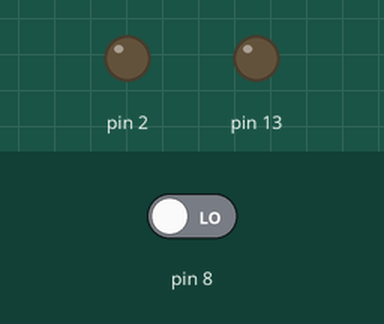
This sketch was run on a simulated Arduino Uno, built with avr-gcc and run on an emulated ATmega328P. Parts: output pins drawn as LEDs (lit = HIGH). The test bench sets the inputs (shaded band); at power-on: pin 8 LOW.

Above: at 1.2 s.
1.3 s: pin 8 driven HIGH
At 2.2 s:
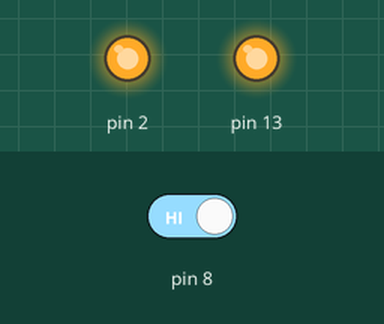
Timing chart, 0 to 4.3 s (numbered marks = the images above; inputs shaded):
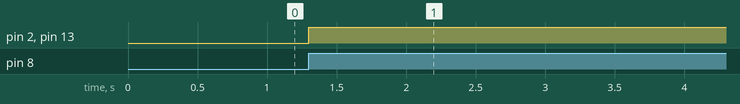

The sketch:

Button.ino
```cpp
bool state = false;
bool pressed = false;

void setup() {
  pinMode(8, INPUT);
  pinMode(2, OUTPUT);
  pinMode(13, OUTPUT);

  Serial.begin(9600);
  Serial.setTimeout(50);
}

void loop() {
  if (digitalRead(8) && !pressed){
    state = !state;
    pressed = true;
  }
  else if (!digitalRead(8) && pressed){
    pressed = false;
  }

  if(state){
    digitalWrite(2, HIGH);
    digitalWrite(13, HIGH);
  }
  else{
    digitalWrite(2, LOW);
    digitalWrite(13, LOW);
  }
}
```

Measured:
- after the input at 1.3 s, pin 2, pin 13: LOW → HIGH at once
